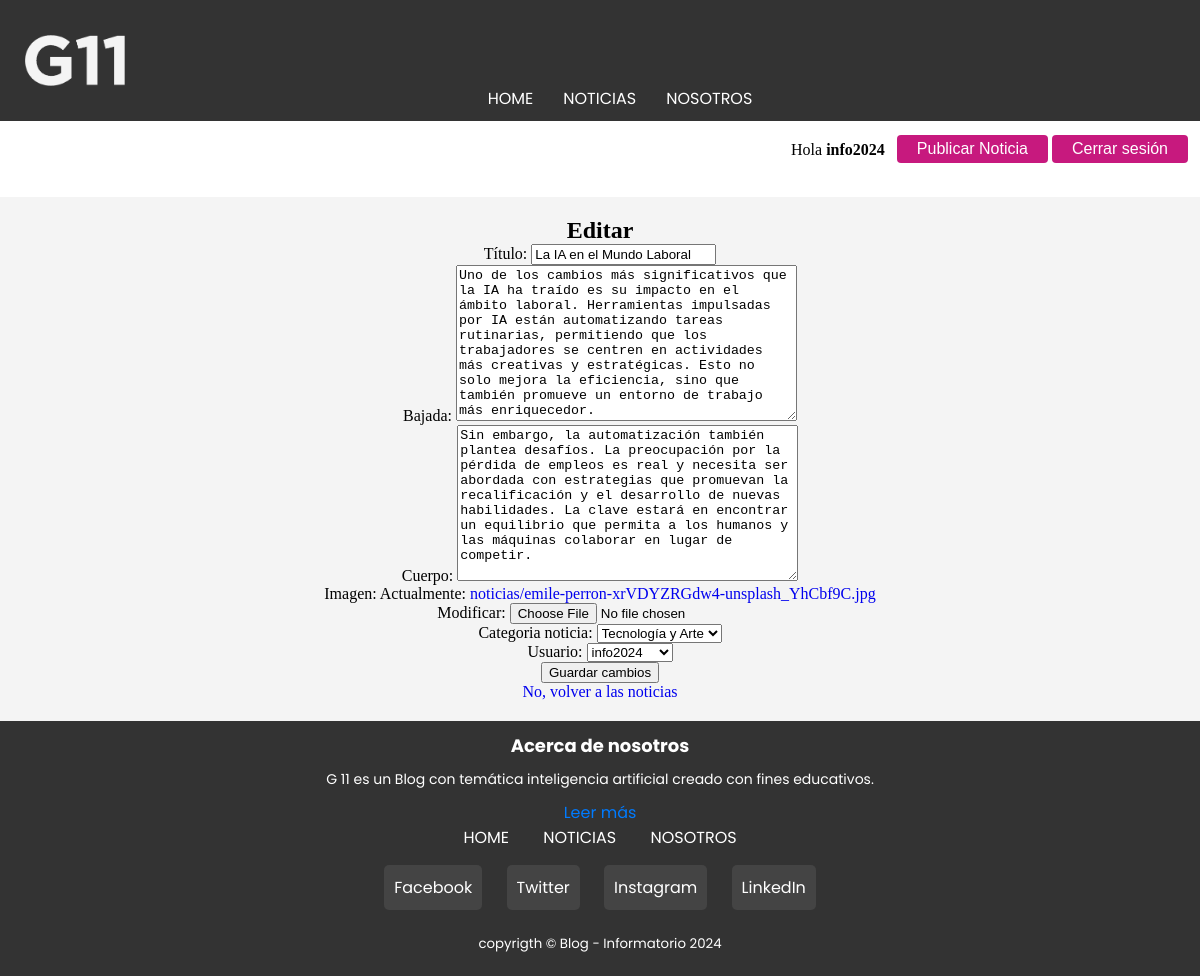
Screenshot of /Noticias/noticia/editar/8/ (signed in) with the database file from the repository.
### apps/usuarios/models.py (models this page shows)
class Usuario(AbstractUser):
	pass

### apps/noticias/models.py (models this page shows, shortened)
class Noticia(models.Model):
	titulo = models.CharField(max_length = 150,verbose_name= "Título", null=False)
	bajada = models.TextField(verbose_name= "Bajada")
	cuerpo = models.TextField(verbose_name= "Cuerpo")
	imagen = models.ImageField(upload_to = 'noticias/')
	categoria_noticia = models.ForeignKey(Categoria, on_delete = models.CASCADE)
	fecha = models.DateTimeField(auto_now_add=True)
	usuario = models.ForeignKey(Usuario, on_delete=models.CASCADE)  # Campo nuevo

### apps/noticias/views.py (the view)
# urls.py: path('noticia/editar/<int:pk>/', views.editar_noticia, name='editar_noticia'),
@login_required #ok
def editar_noticia(request, pk):
    noti = get_object_or_404(Noticia, pk=pk)
    if request.method == 'POST':
        form = NotiForm(request.POST, request.FILES, instance=noti)
        if form.is_valid():
            form.save()
            return redirect('noticias:listar')  # Redirige a la vista de detalle
    else:
        form = NotiForm(instance=noti)
    return render(request, 'noticias/editarnoticia.html', {'form': form, 'noticia': noti})

### apps/noticias/forms.py
class NotiForm(forms.ModelForm):
    class Meta: # faltaba esta linea
        model = Noticia
        fields = ['titulo',	'bajada', 'cuerpo', 'imagen', 'categoria_noticia','usuario']

### apps/noticias/models.py (called while the page is built)
	def __str__(self):
		return self.nombre

### templates/noticias/editarnoticia.html (shortened to what this page needs)
{% extends 'base.html' %}
{% load static %}
{% block contenido %}
<center>
<h2>Editar</h2>
<form method="post" enctype="multipart/form-data">
        {{ form.as_p }}
    <button type="submit">Guardar cambios</button>
    <br>
    <a href="{% url 'noticias:listar' %}">No, volver a las noticias</a>
</form>
</center>
{% endblock contenido %}

### templates/base.html (shortened to what this page needs)
{% load static %}
<!DOCTYPE html>
<html>
<head>
	<link rel="stylesheet" type="text/css" href="{% static 'css/main.css' %}">
</head>
<body class="contenedor">
    <header>
        <nav class="navbar">
            <a class="marca" href="{% url 'home' %}"><img src="{% static 'img/logo3b.png' %}"></a>
            <ul class="nav-menu">
                <li><a href="{% url 'home' %}">HOME</a></li>
                <li><a href="{% url 'noticias:listar' %}">NOTICIAS</a></li>
                <li><a href="{% url 'nosotros' %}">NOSOTROS</a></li>
            </ul>
        </nav>
    </header>
    <div class="usuario">
        {% if user.is_authenticated %}
            <div style="padding: 10px;">
                <p class="Usuario-nombre">Hola <strong>{{ user.username }}</strong></p>
                <br>
            </div>
            <form action="{% url 'noticias:cargar_noticia'%}" method="POST">
                <button class="boton"  type="submit">Publicar Noticia</button>
            </form>
            <form action="{% url 'logout' %}" method="POST">
                <button class="boton" type="submit">Cerrar sesión</button>
            </form>
        {% endif %}
    </div>
	<main>
        <article>
            <div class="bloque">
				{% block contenido %}
				{% endblock contenido %}
				</div>
        </article>
    </main>
<footer class="footer">
    <div class="about-section">
        <h4>Acerca de nosotros</h4>
        <p>G 11 es un Blog con temática inteligencia artificial creado con fines educativos. </p>
        <a href="{% url 'nosotros' %}">Leer más</a>
    </div>
    <div class="footer-content">
        <ul>
            <li><a href="{% url 'home' %}">HOME</a></li>
            <li><a href="{% url 'noticias:listar' %}">NOTICIAS</a></li>
            <li><a href="{% url 'nosotros' %}">NOSOTROS</a></li>
        </ul>
    </div>
    <div class="social-media">
        <a href="https://facebook.com" target="_blank" class="social-icon">Facebook</a>
        <a href="https://twitter.com" target="_blank" class="social-icon">Twitter</a>
        <a href="https://instagram.com" target="_blank" class="social-icon">Instagram</a>
        <a href="https://linkedin.com" target="_blank" class="social-icon">LinkedIn</a>
    </div>
    <p class="copy"><small>copyrigth &copy; Blog - Informatorio 2024</small></p>
</footer>
</body>
</html>

### static/css/main.css (style rules this page uses)
* { margin: 0 ; text-decoration: none; list-style: none; }
.navbar { font-family: "Poppins", sans-serif; font-weight: 400; background-color: #333; padding: 10px; }
.nav-menu { display: flex; justify-content: center; max-width: 1200px; margin: 0 auto; }
.navbar img { display: flex; align-self: center; padding-top: 25px; padding-left: 15px ; width: 100px; }
.nav-menu a { color: white; text-decoration: none; padding: 10px 15px; }
.usuario { display: flex; justify-content: end; padding:10px; }
main { display: flex; justify-content: space-between; }
article { flex: 3; padding: 20px; background-color: #f4f4f4; }
.bloque { max-width: 1200px; margin: 0 auto; }
.footer { font-family: "Poppins", sans-serif; width: 100%; height: 235px; padding-top: 10px; padding-bottom: 10px; background-color: #333; color: white; text-align: center; }
.footer-content ul { list-style: none; padding: 0; }
.footer-content ul li { display: inline; margin: 0 15px; }
.footer-content a { color: white; text-decoration: none; }
.about-section { margin-top: 1px; }
.about-section h4 { font-size: 18px; margin-bottom: 10px; }
.about-section p { font-size: 14px; margin: 0 0 10px; }
.about-section a { color: #007BFF; text-decoration: none; }
.social-media { margin-top: 15px; }
.social-icon { display: inline-block; margin: 0 10px; padding: 10px; color: white; background-color: #444; border-radius: 5px; text-decoration: none; }
.copy { padding-top: 20px; padding-bottom: 20px; }
.boton { background-color: #c7197e; color: white; border: none; padding: 5px 20px; text-align: center; text-decoration: none; display: inline-block; font-size: 16px; margin: 4px 2px; cursor: pointer; border-radius:4px; transition: background-color 0.3s ease; }

### rows the page displays
Usuario: username "info2024"
Noticia: titulo "La IA en el Mundo Laboral", bajada "Uno de los cambios más significativos que la IA ha traído es su impacto en el ámbito laboral. Herramientas impulsadas por IA están automatizando tareas rutinarias, permitiendo que los trabajadores se centren en actividades más creativas y estratégicas. Esto no solo mejora la eficiencia, sino que también promueve un entorno de trabajo más enriquecedor.", cuerpo "Sin embargo, la automatización también plantea desafíos. La preocupación por la pérdida de empleos es real y necesita ser abordada con estrategias que promuevan la recalificación y el desarrollo de nuevas habilidades. La clave estará en encontrar un equilibrio que permita a los humanos y las máquinas colaborar en lugar de competir.", categoria_noticia "Tecnología y Arte", usuario "info2024"
